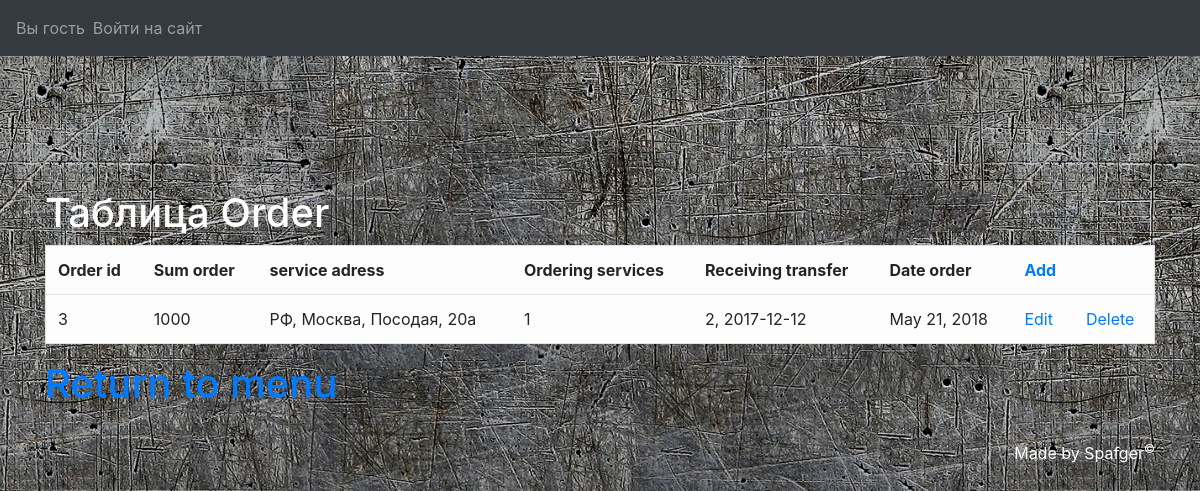
The page /LabaUD/mainmenu/Order/outorder on the database its author committed.
### LabaUD/models.py (models this page shows, shortened)
class Order(models.Model):
    id_order = models.AutoField(primary_key=True)
    sum_order = models.IntegerField()
    service_adress_id = models.ForeignKey(Service_adress, on_delete=models.CASCADE)
    ordering_services_id = models.ForeignKey(Ordering_services, on_delete=models.CASCADE)
    receivingtransfer_id = models.ForeignKey(Receiving_transfer, on_delete=models.CASCADE)
    date_order = models.DateField()

class Service_adress(models.Model):
    id_service_adress = models.AutoField(primary_key=True)
    service_adress = models.CharField(max_length=128)
    phone_number_adress = models.CharField(max_length=13)
    def __str__(self):
        return self.service_adress

class Ordering_services(models.Model):
    id_ordering_services = models.AutoField(primary_key=True)
    work_id = models.ForeignKey(Work, on_delete=models.CASCADE)
    work_price = models.IntegerField()
    worker_id = models.ForeignKey(Worker, on_delete=models.CASCADE)
    compl_order_id = models.ForeignKey(Compl_order, on_delete=models.CASCADE)
    note_ordering_services = models.CharField(max_length=128)
    def __str__(self):
        return str(self.id_ordering_services)

class Receiving_transfer(models.Model):
    id_receivingtransfer = models.AutoField(primary_key=True)
    client_id = models.ForeignKey(Client, on_delete=models.CASCADE)
    pc_id = models.ForeignKey(Pc, on_delete=models.CASCADE)
    date_receive = models.DateField()
    def __str__(self):
        return str(self.id_receivingtransfer) + ", " + str(self.date_receive)

### LabaUD/views.py (the view)
def outorder(request):
    cur_user = get_user(request)
    order_list = Order.objects.all()
    return render(request, "bdedit/Order/outorder.html", locals())

### templates/bdedit/Order/outorder.html (shortened to what this page needs)
{% extends "base.html" %}
{% block content %}
    <div class="container">
        <h1 style="color: #FFFFFF">Таблица Order</h1>
        <table class="table table-light border table-hover" align="center">
            <tr class="bold_text">
                <td>Order id</td>
                <td>Sum order</td>
                <td>service adress</td>
                <td>Ordering services</td>
                <td>Receiving transfer</td>
                <td>Date order</td>
                <td><a href="{% url "add_order" %}">Add</a></td>
            </tr>
            {% for order in order_list %}
                <tr>
                    <td>{{ order.id_order }}</td>
                    <td>{{ order.sum_order }}</td>
                    <td>{{ order.service_adress_id }}</td>
                    <td>{{ order.ordering_services_id }}</td>
                    <td>{{ order.receivingtransfer_id }}</td>
                    <td>{{ order.date_order }}</td>
                    <td><a href="{% url "edit_order" order.id_order %}">Edit</a></td>
                    <td><a href="{% url "delete_order" order.id_order %}">Delete</a></td>
                </tr>
            {% endfor %}
        </table>
        <h1><a href="../../mainmenu">Return to menu</a>
        </h1>
    </div>
{% endblock content %}

### LabaUD/static/css/styles.css (style rules this page uses)
.bold_text { font-weight: bold; }

### rows shown on the page
Order: id_order "3", sum_order "1000", service_adress_id "РФ, Москва, Посодая, 20а", ordering_services_id "1", receivingtransfer_id "2, 2017-12-12", date_order "May 21, 2018"
